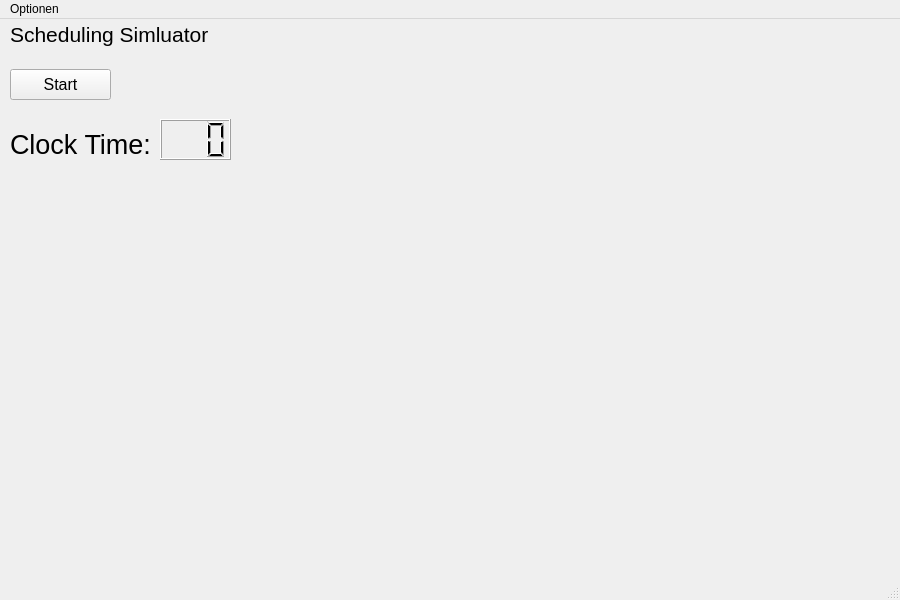
<?xml version="1.0" encoding="UTF-8"?>
<ui version="4.0">
 <class>main_window</class>
 <widget class="QMainWindow" name="main_window">
  <property name="geometry">
   <rect>
    <x>0</x>
    <y>0</y>
    <width>900</width>
    <height>600</height>
   </rect>
  </property>
  <property name="minimumSize">
   <size>
    <width>900</width>
    <height>600</height>
   </size>
  </property>
  <property name="cursor">
   <cursorShape>ArrowCursor</cursorShape>
  </property>
  <property name="mouseTracking">
   <bool>false</bool>
  </property>
  <property name="windowTitle">
   <string>Scheduler Simluator by Alexander Müller</string>
  </property>
  <property name="autoFillBackground">
   <bool>false</bool>
  </property>
  <property name="tabShape">
   <enum>QTabWidget::Rounded</enum>
  </property>
  <widget class="QWidget" name="centralwidget">
   <widget class="QLabel" name="title_label">
    <property name="enabled">
     <bool>true</bool>
    </property>
    <property name="geometry">
     <rect>
      <x>10</x>
      <y>0</y>
      <width>201</width>
      <height>31</height>
     </rect>
    </property>
    <property name="font">
     <font>
      <pointsize>16</pointsize>
     </font>
    </property>
    <property name="focusPolicy">
     <enum>Qt::NoFocus</enum>
    </property>
    <property name="contextMenuPolicy">
     <enum>Qt::NoContextMenu</enum>
    </property>
    <property name="frameShape">
     <enum>QFrame::NoFrame</enum>
    </property>
    <property name="frameShadow">
     <enum>QFrame::Raised</enum>
    </property>
    <property name="text">
     <string>Scheduling Simluator</string>
    </property>
    <property name="scaledContents">
     <bool>true</bool>
    </property>
    <property name="alignment">
     <set>Qt::AlignLeading|Qt::AlignLeft|Qt::AlignVCenter</set>
    </property>
    <property name="wordWrap">
     <bool>false</bool>
    </property>
    <property name="textInteractionFlags">
     <set>Qt::NoTextInteraction</set>
    </property>
   </widget>
   <widget class="QLCDNumber" name="system_clock_display">
    <property name="geometry">
     <rect>
      <x>160</x>
      <y>100</y>
      <width>71</width>
      <height>41</height>
     </rect>
    </property>
    <property name="digitCount">
     <number>3</number>
    </property>
   </widget>
   <widget class="QLabel" name="system_clock_label">
    <property name="geometry">
     <rect>
      <x>10</x>
      <y>110</y>
      <width>141</width>
      <height>31</height>
     </rect>
    </property>
    <property name="font">
     <font>
      <pointsize>20</pointsize>
     </font>
    </property>
    <property name="text">
     <string>Clock Time:</string>
    </property>
   </widget>
   <widget class="QPushButton" name="pushButton">
    <property name="geometry">
     <rect>
      <x>10</x>
      <y>50</y>
      <width>101</width>
      <height>31</height>
     </rect>
    </property>
    <property name="font">
     <font>
      <pointsize>12</pointsize>
     </font>
    </property>
    <property name="cursor">
     <cursorShape>ArrowCursor</cursorShape>
    </property>
    <property name="text">
     <string>Start</string>
    </property>
   </widget>
  </widget>
  <widget class="QMenuBar" name="menubar">
   <property name="geometry">
    <rect>
     <x>0</x>
     <y>0</y>
     <width>900</width>
     <height>21</height>
    </rect>
   </property>
   <widget class="QMenu" name="menuOptionen">
    <property name="title">
     <string>Optionen</string>
    </property>
    <addaction name="actionTest"/>
    <addaction name="separator"/>
    <addaction name="actionBeenden"/>
   </widget>
   <addaction name="menuOptionen"/>
  </widget>
  <widget class="QStatusBar" name="statusbar">
   <property name="sizeGripEnabled">
    <bool>true</bool>
   </property>
  </widget>
  <action name="actionTest">
   <property name="text">
    <string>Test</string>
   </property>
  </action>
  <action name="actionBeenden">
   <property name="text">
    <string>Beenden</string>
   </property>
  </action>
 </widget>
 <resources/>
 <connections/>
</ui>
